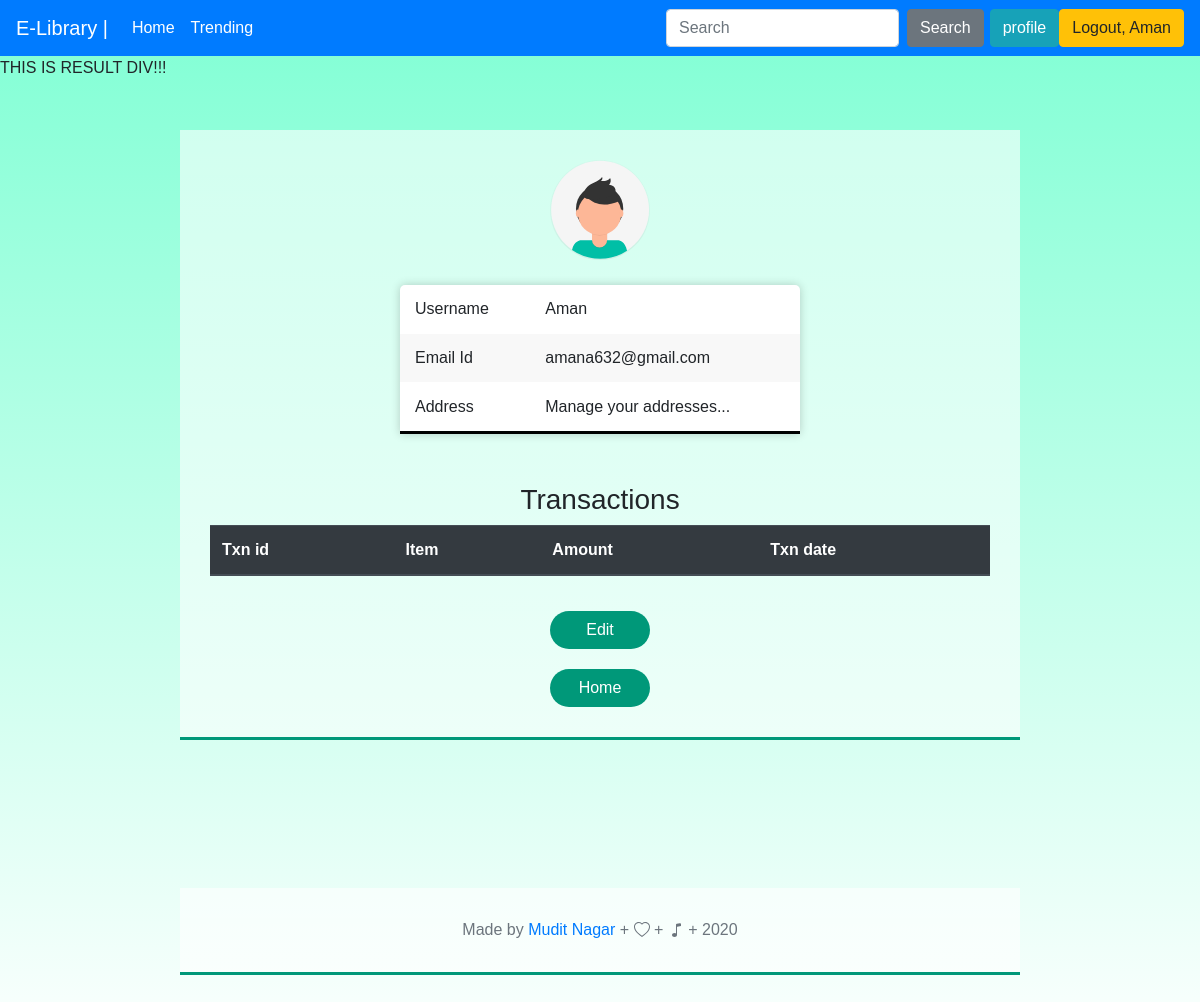
Page /profile/ (signed in) on the committed database.
### users/models.py (models this page shows, shortened)
class UserData(AbstractBaseUser):
    first_name                  =   models.CharField(max_length=10)
    last_name                   =   models.CharField(max_length=10)
    username                    =   models.CharField(max_length=10, default= "new_user")
    email                       =   models.EmailField(verbose_name="email", max_length= 60, unique=True)
    roll_no                     =   models.CharField(max_length=10)
    year_of_joining             =   models.IntegerField(default= 2020, null=True)
    is_admin                    =   models.BooleanField(verbose_name="admin status", default=False)
    is_staff                    =   models.BooleanField(verbose_name="staff status", default=False)
    is_superuser                =   models.BooleanField(verbose_name="superuser status", default=False)
    last_login                  =   models.DateField(verbose_name="last login", auto_now=True)
    phone                       =   models.CharField(max_length=10)
    USERNAME_FIELD              = 'email'
    REQUIRED_FIELDS             = ['phone', 'roll_no', 'first_name']
    objects                     = MyAccountManager()
    class Meta():
        verbose_name        = "User Detail Row"
        verbose_name_plural = "User Data"

class Userprofile(models.Model):
    user = models.ForeignKey(UserData,on_delete=models.CASCADE,null=True,blank=True)
    username = models.CharField(max_length=100,blank=True)
    phone_number = models.BigIntegerField(blank=True,null=True)
    email = models.EmailField(max_length=100,blank=True,null=True)
    address = models.TextField(max_length=400,blank=True,null=True)
    profile_picture = models.ImageField(upload_to='static_cdn/profile_image', blank=True,null=True)

### users/views.py (the view)
# urls.py: path('profile/', profile_view, name='profile'),
@login_required
def profile_view(request):
    profile = Userprofile.objects.get(user=request.user)
    transactions = TransactionDetails.objects.filter(user=request.user)
    return render(request, 'users/profile.html', {'profile':profile,'transactions':transactions})

### templates/users/profile.html (shortened to what this page needs)
{% extends 'base.html' %}
{% block content %}
{% load static %}
<div class="container">
  {% if profile.profile_picture %}
  <img src="{{profile.profile_picture.url}}" alt="img" height="100" width="100">
  {% else %}
  <img src="{% static 'image/profile avatar green.svg' %}" alt="img" height="100" width="100">
  {% endif %}
<table class="content-table">
  <tbody>
    <tr>
      <td>Username </td>
      <td>{{profile.username}}</td>
    </tr>
    <tr>
      <td>Email Id</td>
      <td>{{profile.email}}</td>
    </tr>
    {% if profile.address %}
    <tr>
      <td>Address</td>
      <td>{{profile.address}}</td>
    </tr>
    {% else %}
    <tr>
      <td>Address</td>
      <td>Manage your addresses...</td>
    </tr>
    {% endif %}
 </tbody>
 </table>
 <br>
 <h3 align="center">Transactions</h3>
 <table class="table">
  <thead class="thead-dark">
    <tr>
      <th scope="col">Txn id</th>
      <th scope="col">Item</th>
      <th scope="col">Amount</th>
      <th scope="col">Txn date</th>
    </tr>
  </thead>
</table>
<a class="edit-button" href="{% url 'profileedit' %}">Edit</a>
<a class="home-button" href="{% url 'home' %}">Home</a>
</div>
{% endblock content %}

### templates/base.html (shortened to what this page needs)
<!DOCTYPE html>
<html lang="en">
<head>
<link rel="stylesheet" href="https://stackpath.bootstrapcdn.com/bootstrap/4.5.0/css/bootstrap.min.css">
</head>
<nav class="navbar navbar-dark bg-primary navbar-expand-lg">
  <a class="navbar-brand" href="#">E-Library | </a>
  <div class="collapse navbar-collapse" id="navbarSupportedContent">
    <ul class="navbar-nav mr-auto">
      {%if request.user.is_authenticated %}
      {% if not request.user.is_admin%}
      <li class="nav-item active">
        <a class="nav-link" href="{%url 'home'%}">Home</a>
      </li>
      {%endif%}
      {%endif%}
      <li class="nav-item">
        <a class="nav-link active" href="#">Trending</a>
      </li>
    </ul>
    <form class="form-inline my-2 my-lg-0" id="query_form" >
      <input class="form-control mr-sm-2" placeholder="Search" aria-label="Search" name='item_name'  id="query_databox">
      <button class="btn btn-secondary my-2 my-sm-0" name="query_data" id="search_submit" type="submit" style="margin-right: 6px;">Search</button>
    </form>
    {%if request.user.is_authenticated %}
    <a href="{% url 'profile' %}"><button type="button" class="btn btn-info">profile</button></a>
    <a href="{%url 'logout'%}"><button type="button" class="btn btn-warning">Logout, {{request.user.first_name}}</button></a>
    {%else%}
    <a href="{%url 'login' %}" ><button type="button" class="btn btn-warning">Login</button></a>
    &nbsp;
    <a href="{%url 'register' %}" ><button type="button" class="btn btn-warning">Register</button></a>
    {%endif%}
  </div>
</nav>
<body>
  <div id="result_div">
THIS IS RESULT DIV!!!
  </div>
  {% block content%}
  {% endblock content%}
</body>
<footer class="footer m-auto py-5" style="top: 100vh;;">
    <div class="container" style="text-align: center;">
      <span class="text-muted">Made by <a href="https://mdtngr.github.io/">Mudit Nagar </a>+
        +
       + 2020</span>
    </div>
  </footer>
</html>

### rows in the picture
UserData: user.first_name "Aman"
Userprofile: username "Aman", email "amana632@gmail.com"
